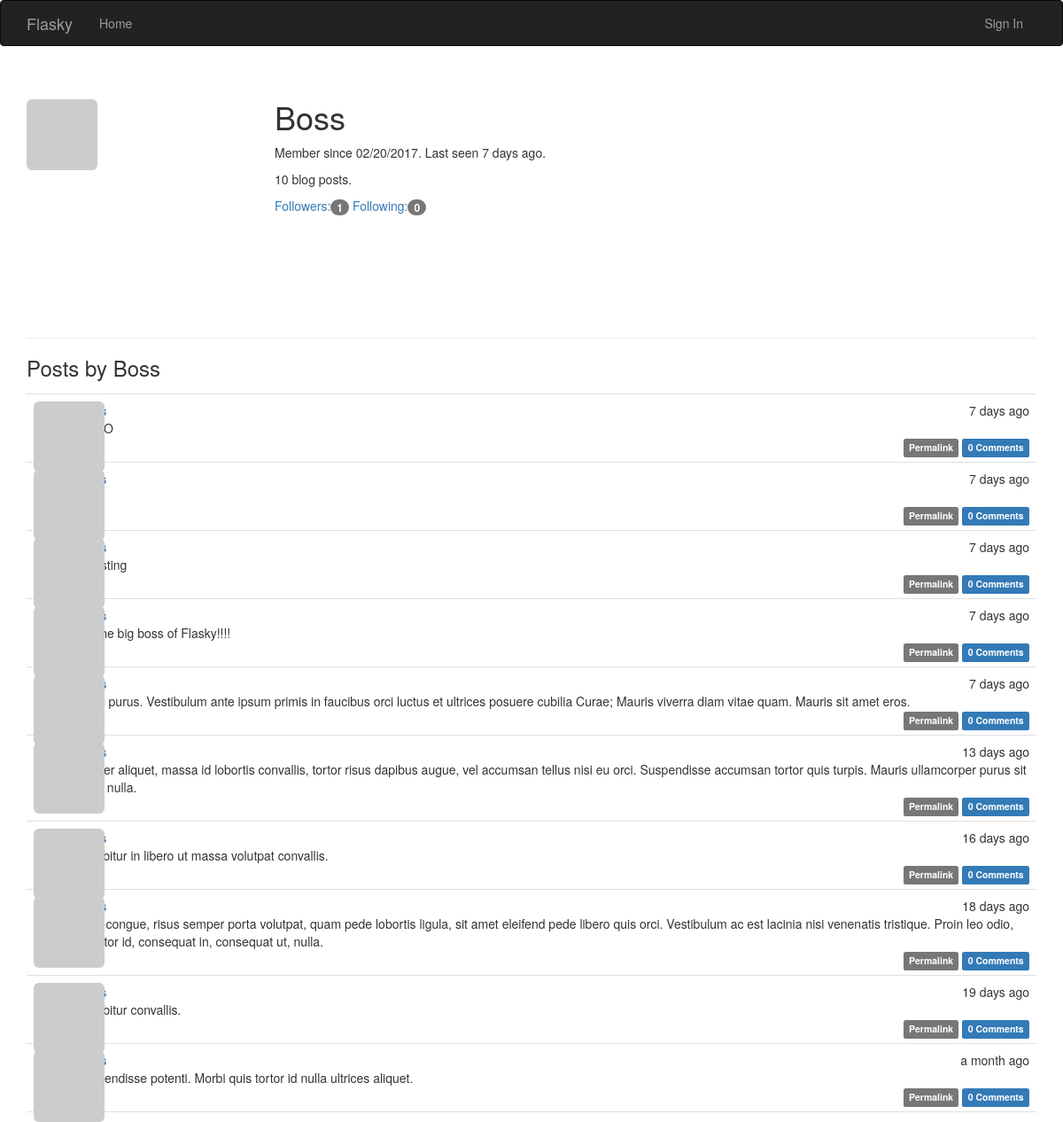
Screenshot of /user/Boss with the database file from the repository.
### app/models.py (models this page shows, shortened)
class User(UserMixin, db.Model):
    __tablename__ = "users"
    id = db.Column(db.Integer, primary_key=True)
    email = db.Column(db.String(64), unique=True, index=True)
    username = db.Column(db.String(64), unique=True, index=True)
    role_id = db.Column(db.Integer, db.ForeignKey("roles.id"))
    password_hash = db.Column(db.String(128))
    confirmed = db.Column(db.Boolean, default=False)
    new_email = db.Column(db.String(64), index=True)
    name = db.Column(db.String(64))
    location = db.Column(db.String(64))
    about_me = db.Column(db.Text())
    member_since = db.Column(db.DateTime(), default=datetime.utcnow)
    last_seen = db.Column(db.DateTime(), default=datetime.utcnow)
    avatar_hash = db.Column(db.String(32))
    posts = db.relationship("Post", backref="author", lazy="dynamic")
    followed = db.relationship("Follow", foreign_keys=[Follow.follower_id],
                               backref=db.backref("follower", lazy="joined"),
                               lazy="dynamic",
                               cascade="all,delete-orphan")
    followers = db.relationship("Follow", foreign_keys=[Follow.followed_id],
                                backref=db.backref("followed", lazy="joined"),
                                lazy="dynamic",
                                cascade="all,delete-orphan")
    comments = db.relationship("Comment", backref="author", lazy="dynamic")
    @property
    def password(self):
        raise AttributeError("password is not a readable attribute")
    def gravatar(self, size=100, default="retro", rating="g"):
        if request.is_secure:
            url = "https://secure.gravatar.com/avatar"
        else:
            url = "http://www.gravatar.com/avatar"
        hash = self.avatar_hash or hashlib.md5(self.email.encode("utf-8")).hexdigest()
        return '{url}/{hash}?s={size}&d={default}&r={rating}'.format(url=url, hash=hash,
                                                                     size=size, default=default,
                                                                     rating=rating)

class Post(db.Model):
    __tablename__ = "posts"
    id = db.Column(db.Integer, primary_key=True)
    body = db.Column(db.Text)
    timestamp = db.Column(db.DateTime, index=True, default=datetime.utcnow)
    author_id = db.Column(db.Integer, db.ForeignKey("users.id"))
    body_html = db.Column(db.Text)
    comments = db.relationship("Comment", backref="post", lazy="dynamic")

### app/main/views.py (the view)
@main.route("/user/<username>")
def user(username):
    user = User.query.filter_by(username=username).first()
    if user is None:
        abort(404)
    posts = user.posts.order_by(Post.timestamp.desc()).all()
    return render_template("user.html", user=user, posts=posts)

### app/auth/views.py (called while the page is built)
@auth.before_app_request
def before_request():
    if current_user.is_authenticated:
        current_user.ping()
        if not current_user.confirmed \
                and request.endpoint[:5] != "auth." \
                and request.endpoint != "static":
            return redirect(url_for("auth.unconfirmed"))

### app/main/__init__.py (called while the page is built)
@main.app_context_processor
def inject_permissions():
    return dict(Permission=Permission)

### app/models.py (called while the page is built)
    def can(self, permissions):
        return False

    def is_administrator(self):
        return False

### app/templates/user.html (shortened to what this page needs)
{% extends "base.html" %}
{% block page_content %}
    <div class="page-header">
        <img class="img-rounded profile-thumbnail" src="{{ user.gravatar(size=256) }}"/>
        <div class="profile-header">
            <h1>{{ user.username }}</h1>
            <p>
                Member since {{ moment(user.member_since).format("L") }}.
                Last seen {{ moment(user.last_seen).fromNow(refresh=True) }}.
            </p>
            <p>{{ user.posts.count() }} blog posts.</p>
            <a href="{{ url_for('main.followers',username=user.username) }}">
                Followers:<span class="badge">{{ user.followers.count()-1 }}</span>
            </a>
            <a href="{{ url_for('main.followed_by',username=user.username) }}">
                Following:<span class="badge">{{ user.followed.count()-1 }}</span>
            </a>
        </div>
    </div>
    <h3> Posts by {{ user.username }}</h3>
    {% include '_posts.html' %}
{% endblock %}

### app/templates/_posts.html (shortened to what this page needs)
<ul class="posts">
    {% for post in posts %}
        <li class="post">
            <div class="post-thumbnail">
                <a href="{{ url_for('main.user',username=post.author.username) }}">
                    <img class="img-rounded profile-thumbnail" src="{{ post.author.gravatar(size=40) }}"/>
                </a>
            </div>
            <div class="post-content">
                <div class="post-date">{{ moment(post.timestamp).fromNow() }}</div>
                <div class="post-author"><a
                        href="{{ url_for('main.user',username=post.author.username) }}">{{ post.author.username }}</a>
                </div>
                <div class="post-body">
                    {% if post.body_html %}
                        {{ post.body_html | safe }}
                    {% else %}
                        {{ post.body }}
                    {% endif %}
                </div>
                <div class="post-footer">
                    <a href="{{ url_for('main.post',id=post.id) }}">
                        <span class="label label-default">Permalink</span>
                    </a>
                    <a href="{{ url_for('main.post',id= post.id) }}#comments">
                        <span class="label label-primary">{{ post.comments.count() }} Comments</span>
                    </a>
                </div>
            </div>
        </li>
    {% endfor %}
</ul>

### app/static/styles.css (style rules this page uses)
.profile-thumbnail { position: absolute; }
.profile-header { min-height: 260px; margin-left: 280px; }
ul.posts { list-style-type: none; padding: 0px; margin: 16px 0px 0px 0px; border-top: 1px solid #e0e0e0; }
ul.posts li.post { padding: 8px; border-bottom: 1px solid #e0e0e0; }
div.post-date { float: right; }
div.post-author { font-weight: bold; }
div.post-thumbnail { position: absolute; }
div.post-content { margin-left: 48px; min-height: 48px; }
div.post-footer { text-align: right; }

### rows the page displays
User: username "Boss", member_since "02/20/2017", last_seen "7 days ago"
Post: timestamp "7 days ago", comments.count "0"
Post: timestamp "7 days ago", comments.count "0"
Post: timestamp "7 days ago", comments.count "0"
Post: timestamp "7 days ago", body "I m the big boss of Flasky!!!!", comments.count "0"
Post: timestamp "7 days ago", body "Nunc purus. Vestibulum ante ipsum primis in faucibus orci luctus et ultrices posuere cubilia Curae; Mauris viverra diam vitae quam. Mauris sit amet eros.", comments.count "0"
Post: timestamp "13 days ago", body "Integer aliquet, massa id lobortis convallis, tortor risus dapibus augue, vel accumsan tellus nisi eu orci. Suspendisse accumsan tortor quis turpis. Mauris ullamcorper purus sit amet nulla.", comments.count "0"
Post: timestamp "16 days ago", body "Curabitur in libero ut massa volutpat convallis.", comments.count "0"
Post: timestamp "18 days ago", body "Nam congue, risus semper porta volutpat, quam pede lobortis ligula, sit amet eleifend pede libero quis orci. Vestibulum ac est lacinia nisi venenatis tristique. Proin leo odio, porttitor id, consequat in, consequat ut, nulla.", comments.count "0"
Post: timestamp "19 days ago", body "Curabitur convallis.", comments.count "0"
Post: timestamp "a month ago", body "Suspendisse potenti. Morbi quis tortor id nulla ultrices aliquet.", comments.count "0"

### other values shown
{{ user.posts.count() }} "10"
{{ user.followers.count()-1 }} "1"
{{ user.followed.count()-1 }} "0"
